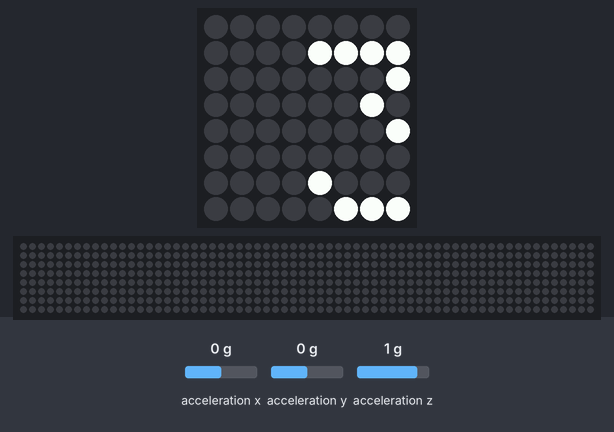
A program run on a simulated Raspberry Pi (BCM pin numbers) with a Sense HAT. Parts: the Sense HAT's 8×8 RGB LED matrix, a strip that is not on the board, showing the scrolling text unrolled. The inputs (shaded band) are chosen by the test bench; at power-on: acceleration z 1 g, acceleration x 0 g, acceleration y 0 g. Databases and web services accept everything at once and return nothing; the 64×8 strip is a reading aid, not a part: it shows the text the matrix is scrolling, unrolled, one strip-width of it at a time.

Above: at 1.26 s.
1.3 s: acceleration z set to 0.5 g
At 1.62 s:
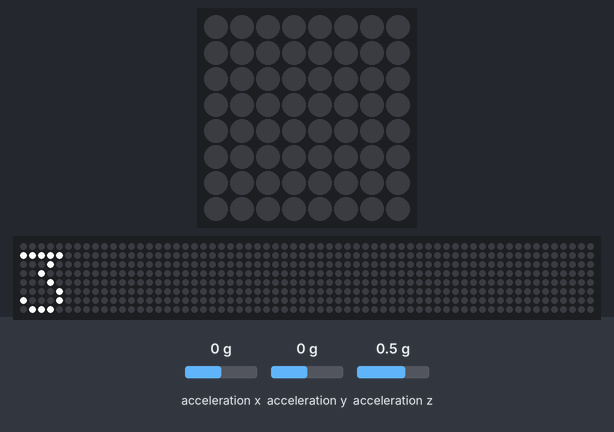
2.9 s: acceleration z set to 0.2 g
At 4.5 s:
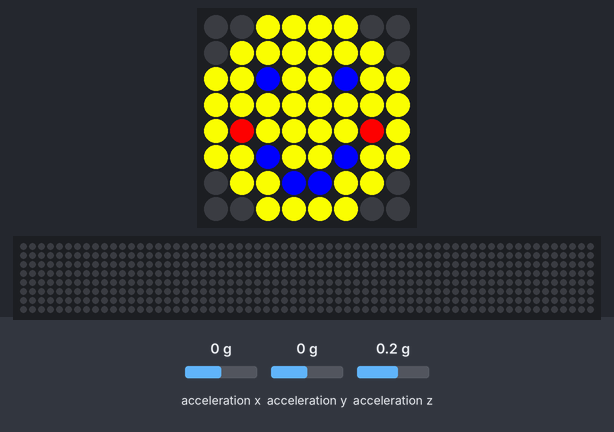
4.8 s: acceleration z set to 0.8 g
At 5.05 s:
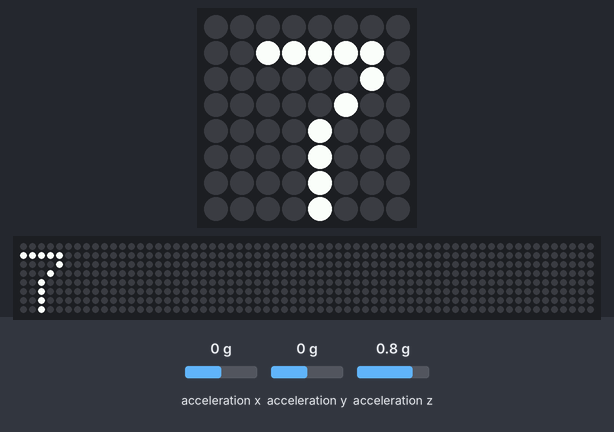

Measured:
- the behaviour switches between 0.4 and 0.3 g on acceleration z (found by bisection; images 1 and 2)
- after the input at 2.9 s, the LEDs: first differ from a run without the input after 0.48 s (image 2)
- after the input at 4.8 s, the LEDs: first change at once (image 3 shows a later state)

The program:

bike.py
```python
from sense_hat import SenseHat
from time import sleep
import MySQLdb
import datetime
db = MySQLdb.connect("140.116.100.80","root","ron","myDB")
db2 = MySQLdb.connect("localhost","readyornot","ron","myDB")
curs = db.cursor()
curs2 = db2.cursor()
sense = SenseHat()
number = 1
y = (255, 255, 0)
e = (0, 0, 0)
b = (0, 0, 255)
r = (255, 0, 0)
steps=0
frame1 = [e,e,y,y,y,y,e,e,e,y,y,y,y,y,y,e,y,y,b,y,y,b,y,y,y,y,y,y,y,y,y,y,y,r,y,y,y,y,r,y,y,y,b,y,y,b,y,y,e,y,y,b,b,y,y,e,e,e,y,y,y,y,e,e]
def stop():
        for i in range(2):
                sense.set_pixels(frame1)
                sense.set_rotation(180)
sense.clear()
while True:
    x,y,z = sense.get_accelerometer_raw().values()
    if  z>0.3:
        steps=steps+1
        sense.show_message(str(steps) , text_colour=[255,255,255], scroll_speed=0.04)
        with db:
                curs.execute("UPDATE member set steps = %s where id=4",[steps])
        with db2:
                curs2.execute("TRUNCATE TABLE myTable")
                curs2.execute("INSERT INTO myTable VALUES(%s,%s,CURRENT_DATE(),NOW())",[number,steps])
    elif x<0.3:
        stop()
sense.set_pixels(frame1)
sleep(10)
sense.clear()
```
